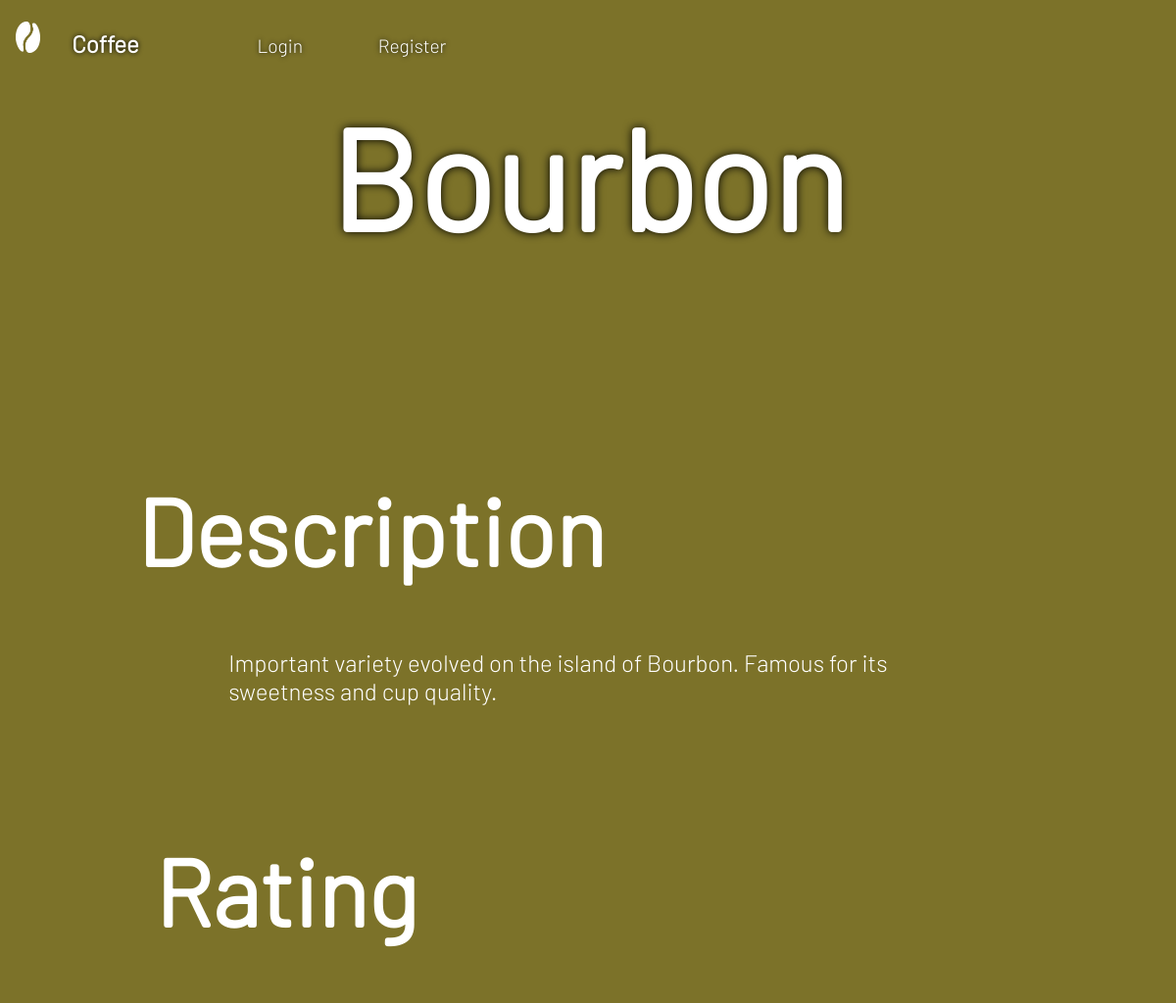
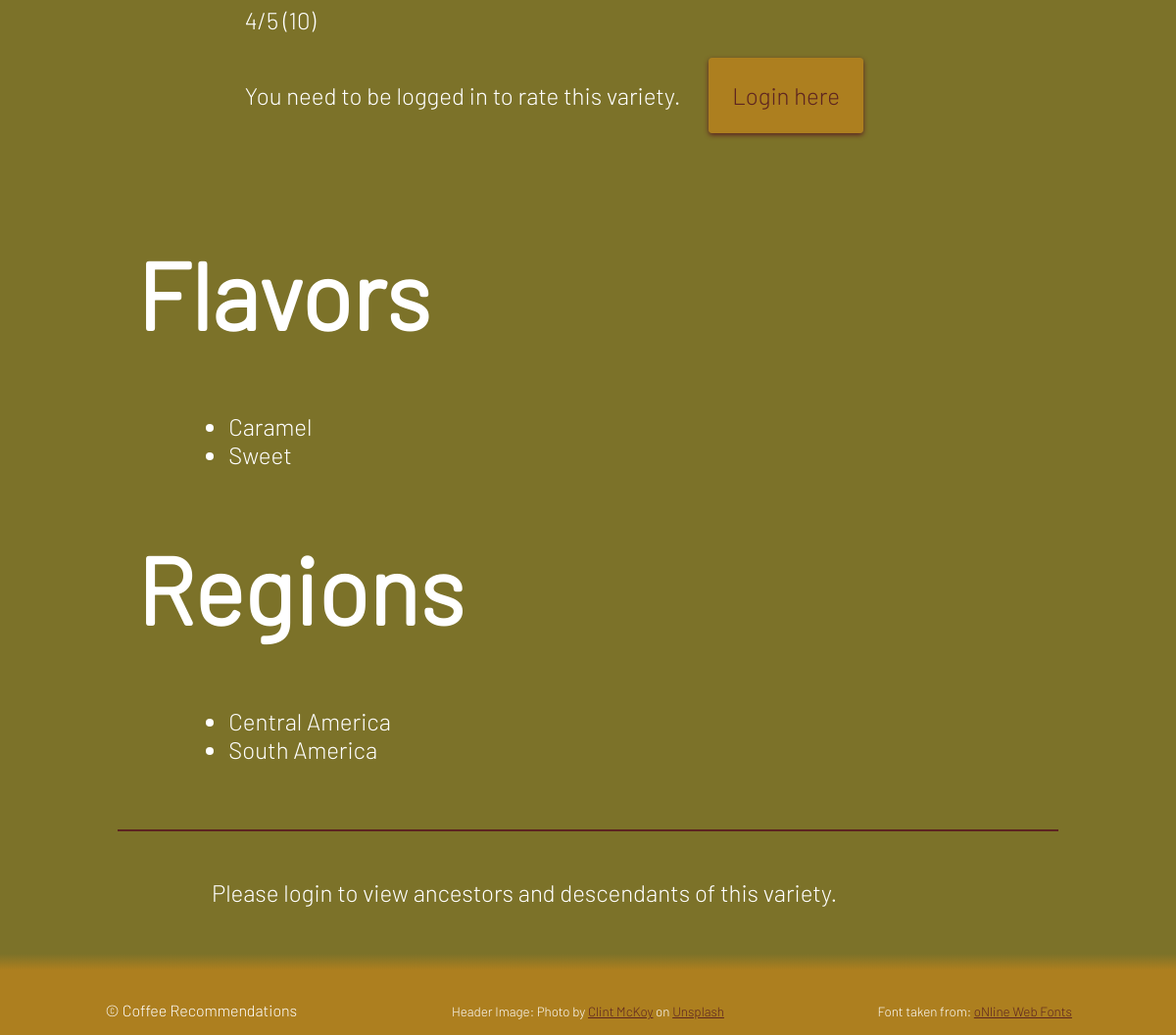
/variety/6, run on the app's committed database (2 pictures, top to bottom).
### tables this page shows
CREATE TABLE varieties
(
    var_id INTEGER PRIMARY KEY AUTOINCREMENT,
    name TEXT NOT NULL,
    rating DECIMAL,
    num_of_ratings INTEGER,
    description TEXT,
    sweetness DECIMAL,
    body DECIMAL,
    flavor DECIMAL
);

CREATE TABLE flavors
(
    var_id INTEGER,
    flavor TEXT NOT NULL
);

CREATE TABLE regions
(
    var_id INTEGER,
    region TEXT NOT NULL
);

### app.py (the view, shortened to what this page needs)
@app.route("/variety/<int:var_id>", methods=["POST", "GET"])
def variety(var_id):
    form = RateVarietyForm()
    variety_obj = create_variety(get_variety_dict(var_id))
    ancestors = []
    descendants = []
    voted = False
    if request.cookies.get(str(var_id)) == g.user:
        voted=True
    response = make_response(render_template('variety.html', variety=variety_obj, form=form, ancestors=ancestors, found_ancestors=len(ancestors), descendants=descendants, found_descendants=len(descendants), voted=voted))
    return response

### actors.py (called while the page is built)
    def attributes(self):
        return vars(self)

    def get_regions(self):
        db = get_db()
        regions_dicts = db.execute("""SELECT region FROM  regions
        WHERE var_id = ?;""", (self.var_id,)).fetchall()
        close_db()
        regions = [region['region'] for region in regions_dicts]
        self.regions = regions
        return regions

    def get_flavors(self):
        db = get_db()
        flavors_dicts = db.execute("""SELECT flavor FROM flavors
        WHERE var_id = ?;""", (self.var_id,)).fetchall()
        close_db()
        flavors = [flavor['flavor'] for flavor in flavors_dicts]
        self.flavors = flavors
        return flavors

### app.py (called while the page is built)
@app.before_request
def logged_in_user():
    g.user = session.get("user_id", None)
    g.type = session.get("user_type", None)

### database.py (called while the page is built)
def get_db():
    if "db" not in g:
        g.db = sqlite3.connect(DATABASE,
        detect_types=sqlite3.PARSE_DECLTYPES)
        g.db.row_factory = sqlite3.Row
    return g.db

### sql_funcs.py (called while the page is built)
def get_variety_dict(var_id, name=None):
    db = get_db()
    if name:
        var_dict = db.execute(
            """SELECT * FROM varieties WHERE name = ?; """, (name,)).fetchone()
    else:
        var_dict = db.execute(
            """SELECT * FROM varieties WHERE var_id = ?; """, (var_id,)).fetchone()
    close_db()
    return var_dict

def create_variety(var_dict):
    variety_obj = variety_class(var_dict['var_id'], var_dict['name'], var_dict['rating'], var_dict['num_of_ratings'],
                                var_dict['description'], var_dict['sweetness'], var_dict['body'], var_dict['flavor'])
    return variety_obj

### templates/variety.html (shortened to what this page needs)
{% extends 'base_compact.html' %}
{% block main_heading %}
<h1 class="title">{{ variety.attributes()['name'] }}</h1>
{% endblock %}
{% block main_content %}
<main>
    <section>
        <h2>Description</h2>
        <p>{{ variety.description }}</p>
        {% if variety.rating %}
            <section class="rating">
                <h2>Rating</h2>
                <p>{{ variety.rating }}/5 ({{ variety.num_of_ratings }})</p>
                {% if voted == True and g.user%}
                <p>Alredy Voted</p>
                {% else %}
                    <p>You need to be logged in to rate this variety. <a href="{{ url_for('login') }}">Login here</a></p>
                {% endif %}
            </section>
        {%endif%}
        <h2>Flavors</h2>
        <ul>
            {% for flavor in variety.get_flavors() %}
            <li>{{ flavor }}</li>
            {% endfor %}
        </ul>
        {% if variety.get_regions() != [] %}
            <h2>Regions</h2>
            <ul>
                {% for region in variety.get_regions() %}
                <li>{{ region }}</li>
                {% endfor %}
            </ul>
        {% endif %}
    </section>
    {% if g.user %}
    {% if found_ancestors > 0 %}
    <h2>Ancestors</h2>
    <section class="catalog">
        {% for variety in ancestors%}
        <a href="{{url_for('variety', var_id=variety.var_id)}}">
            <section>
                <h2>{{ variety.name }}</h2>
                {% if variety.rating %}
                <p>{{ variety.rating }}/5</p>
                {% endif %}
                <p>{{ variety.description }}</p>
            </section>
        </a>
        {% endfor %}
    </section>
    {% endif %}
    {% if found_descendants > 0 %}
    <h2>Descendants</h2>
    <section class="catalog">
        {% for variety in descendants %}
        <a href="{{url_for('variety', var_id=variety.var_id)}}">
            <section>
                <h2>{{ variety.name }}</h2>
                {% if variety.rating %}
                <p>{{ variety.rating }}/5</p>
                {% endif %}
                <p>{{ variety.description }}</p>
            </section>
        </a>
        {% endfor %}
    </section>
    {%endif%}
    {% else %}
    <p>Please login to view ancestors and descendants of this variety.</p>
    {% endif %}
</main>
{% endblock %}

### static/styles.css (style rules this page uses)
*, *:before, *:after { box-sizing: border-box; }
html { --base-color: #7C7229; --background-color: #353620; --main-color: #5d2421; --secondary-color: #ad7f1f; --font-color: white; --shadow-color: black; --alpha-color: #0e050475; }
html { background-color: var(--base-color); font-family: Barlow, sans-serif; color: var(--font-color); overflow-x: hidden; hyphens: manual; }
body { margin: 0; }
.title, .message_title { font-size: 4em; margin-top: 10%; margin-bottom: 5%; grid-row: 2; justify-self: center; }
.compact .title, .compact .message_title { font-size: 4em; grid-row: 2; margin: 0; justify-self: center; justify-content: center; }
@media screen and (min-width: 380px) { .title, .compact .title, .compact .message_title { font-size: 6em; } }
@media screen and (min-width: 550px) { .title, .compact .title { font-size: 9rem; } }
main { font-size: 1.2rem; background-color: var(--base-color); margin: 0; color: var(--font-color); padding: 0 10%; }
main h2 { font-size: 4rem; margin-top: 4rem; margin-bottom: 4rem; }
main p, main ul { width: 80%; padding-left: 5%; margin: 2em; }
main a { color: var(--main-color); text-decoration: none; background-color: var(--secondary-color); border-radius: 4px; padding: 1em; box-shadow: 0 2px 5px var(--main-color); margin: 1em; }
main>section { border-bottom: var(--main-color) solid 2px; padding: 8% 0; }
main section { padding: 2% 2%; }
@media screen and (min-width: 550px) { main { font-size: 1.5rem; } }
@media screen and (min-width: 550px) { main h2 { font-size: 6rem; } }

### data on the page
varieties: name "Bourbon", description "Important variety evolved on the island of Bourbon. Famous for its sweetness and cup quality.", rating "4", num_of_ratings "10"
flavors: flavor "Caramel"
flavors: flavor "Sweet"
regions: region "Central America"
regions: region "South America"
